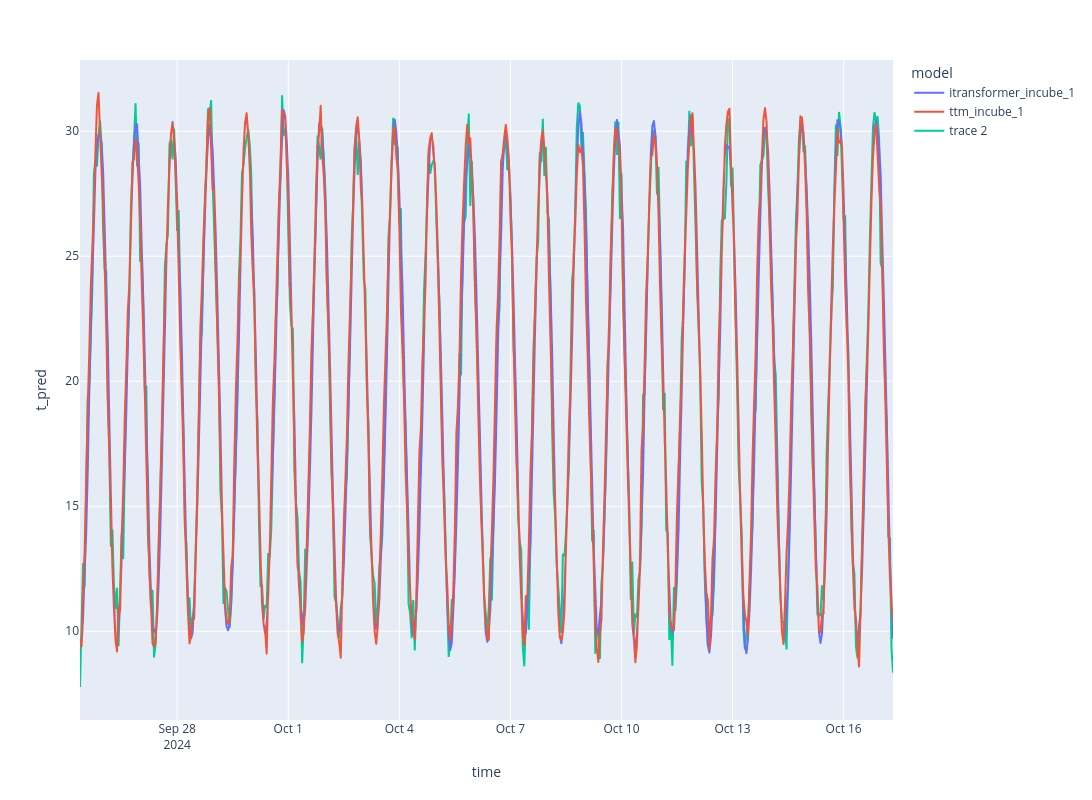

The notebook cell this image was saved under:
### Code cell
lag=1
fig = px.line(tot_pred[(tot_pred.lag==lag)], x='time', y='t_pred', color='model',width=2200,height=800)
fig.add_scatter(x = tot_pred[(tot_pred.lag==lag) & (tot_pred.model==tot_pred.model.unique()[0])].time, y=tot_pred[(tot_pred.lag==lag) & (tot_pred.model==tot_pred.model.unique()[0])].t)

### Figure 1 — Plotly figure (JSON) as saved in the notebook; plotly's stock layout.template omitted (floating-point values rounded to 4 significant figures; data arrays with more than 128 entries replaced by an {"elided": "..."} marker saying what was removed)
{"data": [{"hovertemplate": "model=itransformer_incube_1<br>time=%{x}<br>t_pred=%{y}<extra></extra>", "legendgroup": "itransformer_incube_1", "line": {"color": "#636efa", "dash": "solid"}, "marker": {"symbol": "circle"}, "mode": "lines", "name": "itransformer_incube_1", "showlegend": true, "type": "scattergl", "x": {"elided": "528 str values"}, "xaxis": "x", "y": {"elided": "528 float values"}, "yaxis": "y"}, {"hovertemplate": "model=ttm_incube_1<br>time=%{x}<br>t_pred=%{y}<extra></extra>", "legendgroup": "ttm_incube_1", "line": {"color": "#EF553B", "dash": "solid"}, "marker": {"symbol": "circle"}, "mode": "lines", "name": "ttm_incube_1", "showlegend": true, "type": "scattergl", "x": {"elided": "528 str values"}, "xaxis": "x", "y": {"elided": "528 float values"}, "yaxis": "y"}, {"type": "scatter", "x": {"elided": "528 str values"}, "y": {"elided": "528 float values"}}], "layout": {"height": 800, "legend": {"title": {"text": "model"}, "tracegroupgap": 0}, "margin": {"t": 60}, "width": 2200, "xaxis": {"anchor": "y", "domain": [0, 1], "title": {"text": "time"}}, "yaxis": {"anchor": "x", "domain": [0, 1], "title": {"text": "t_pred"}}}}
